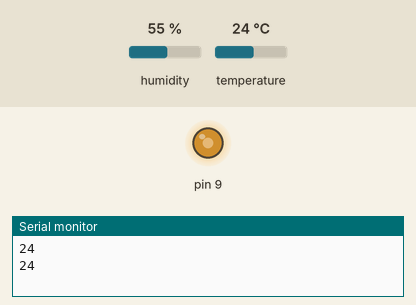
Recording of a sketch running on a simulated Arduino Uno, built with avr-gcc and run on an emulated ATmega328P. On the bench: output pins drawn as LEDs (lit = HIGH), the last lines printed to the serial monitor. The test bench sets the inputs (shaded band); at power-on: temperature 24 °C, humidity 55 %.

Above: at 1.8 s.
1.9 s: temperature set to 29 °C
3.4 s: temperature set to 32 °C
At 5.2 s:
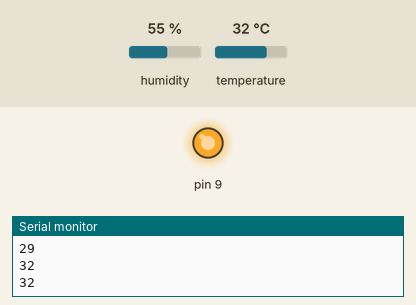
5.6 s: temperature set to 28 °C
At 7.2 s:
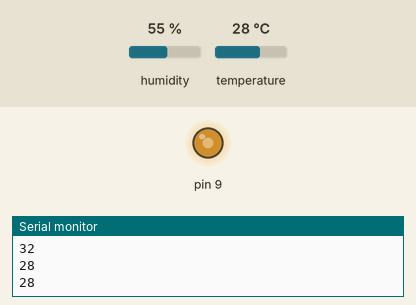
7.6 s: temperature set to 33 °C
At 9.2 s:
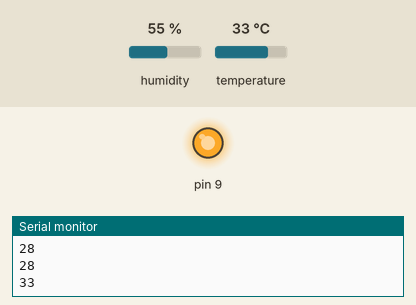
Timing chart, 0 to 10.7 s (numbered marks = the images above; inputs shaded):
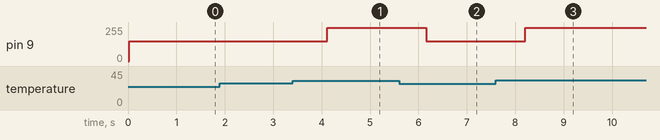

The sketch:

temp2.ino
```cpp
#include <dht.h>

dht DHT;

#define DHT11_PIN A0

void setup()
{
  Serial.begin(9600);
  pinMode(9,OUTPUT);


}

void loop()
{
  int chk = DHT.read11(DHT11_PIN);

  Serial.println(int(DHT.temperature));
  if(DHT.temperature>20)
  {
    analogWrite(9,150);
  }
  if(DHT.temperature>30)
  {
    analogWrite(9,250);
  }
  delay(1000);
}
```

Measured:
- the behaviour switches between 30 and 31 °C on temperature (found by bisection; images 0 and 1)
- after the input at 3.4 s, pin 9: 150/255 → 250/255 after 0.72 s
- after the input at 5.6 s, pin 9: 250/255 → 150/255 after 0.56 s
- after the input at 7.6 s, pin 9: 150/255 → 250/255 after 0.61 s
